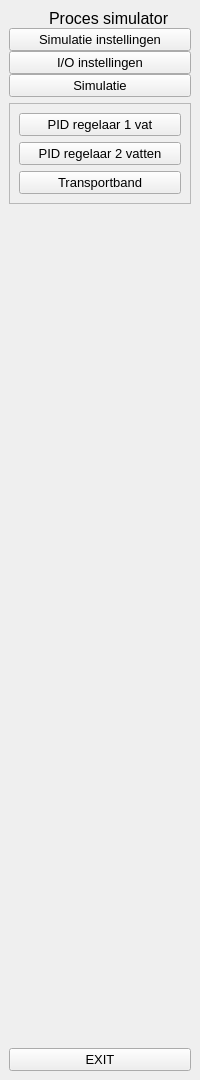
     <widget class="QWidget" name="fullMenuWidget" native="true">
      <layout class="QGridLayout" name="gridLayout_4">
       <property name="leftMargin">
        <number>9</number>
       </property>
       <property name="topMargin">
        <number>9</number>
       </property>
       <property name="rightMargin">
        <number>9</number>
       </property>
       <property name="bottomMargin">
        <number>9</number>
       </property>
       <item row="2" column="0">
        <widget class="QFrame" name="SimulatieOptiesFrame">
         <property name="frameShape">
          <enum>QFrame::StyledPanel</enum>
         </property>
         <property name="frameShadow">
          <enum>QFrame::Raised</enum>
         </property>
         <layout class="QGridLayout" name="gridLayout_2">
          <item row="0" column="0">
           <layout class="QVBoxLayout" name="verticalLayout_6">
            <item>
             <widget class="QPushButton" name="pushButton_1Vat">
              <property name="font">
               <font>
                <pointsize>10</pointsize>
               </font>
              </property>
              <property name="text">
               <string>PID regelaar 1 vat</string>
              </property>
              <property name="icon">
               <iconset resource="Resource.qrc">
                <normaloff>:/icon/media/icon/play-6-32.ico</normaloff>
                <normalon>:/icon/media/icon/play-6-32 blauw.ico</normalon>:/icon/media/icon/play-6-32.ico</iconset>
              </property>
              <property name="iconSize">
               <size>
                <width>20</width>
                <height>20</height>
               </size>
              </property>
              <property name="checkable">
               <bool>true</bool>
              </property>
              <property name="autoExclusive">
               <bool>false</bool>
              </property>
             </widget>
            </item>
            <item>
             <widget class="QPushButton" name="pushButton_2Vatten">
              <property name="font">
               <font>
                <pointsize>10</pointsize>
               </font>
              </property>
              <property name="text">
               <string>PID regelaar 2 vatten</string>
              </property>
              <property name="icon">
               <iconset resource="Resource.qrc">
                <normaloff>:/icon/media/icon/play-6-32.ico</normaloff>
                <normalon>:/icon/media/icon/play-6-32 blauw.ico</normalon>:/icon/media/icon/play-6-32.ico</iconset>
              </property>
              <property name="iconSize">
               <size>
                <width>20</width>
                <height>20</height>
               </size>
              </property>
              <property name="checkable">
               <bool>true</bool>
              </property>
              <property name="autoExclusive">
               <bool>false</bool>
              </property>
             </widget>
            </item>
            <item>
             <widget class="QPushButton" name="pushButton_transportband">
              <property name="font">
               <font>
                <pointsize>10</pointsize>
               </font>
              </property>
              <property name="text">
               <string>Transportband</string>
              </property>
              <property name="icon">
               <iconset resource="Resource.qrc">
                <normaloff>:/icon/media/icon/play-6-32.ico</normaloff>
                <normalon>:/icon/media/icon/play-6-32 blauw.ico</normalon>:/icon/media/icon/play-6-32.ico</iconset>
              </property>
              <property name="iconSize">
               <size>
                <width>20</width>
                <height>20</height>
               </size>
              </property>
              <property name="checkable">
               <bool>true</bool>
              </property>
              <property name="autoExclusive">
               <bool>false</bool>
              </property>
             </widget>
            </item>
           </layout>
          </item>
         </layout>
        </widget>
       </item>
       <item row="4" column="0">
        <widget class="QPushButton" name="pushButton_exit2">
         <property name="font">
          <font>
           <pointsize>10</pointsize>
          </font>
         </property>
         <property name="text">
          <string>EXIT</string>
         </property>
         <property name="icon">
          <iconset resource="Resource.qrc">
           <normaloff>:/icon/media/icon/close-window-64.ico</normaloff>
           <normalon>:/icon/media/icon/close-window-64 blauw.ico</normalon>:/icon/media/icon/close-window-64.ico</iconset>
         </property>
         <property name="iconSize">
          <size>
           <width>20</width>
           <height>20</height>
          </size>
         </property>
         <property name="checkable">
          <bool>false</bool>
         </property>
         <property name="autoExclusive">
          <bool>false</bool>
         </property>
        </widget>
       </item>
       <item row="3" column="0">
        <spacer name="verticalSpacer_2">
         <property name="orientation">
          <enum>Qt::Vertical</enum>
         </property>
         <property name="sizeHint" stdset="0">
          <size>
           <width>20</width>
           <height>838</height>
          </size>
         </property>
        </spacer>
       </item>
       <item row="0" column="0">
        <layout class="QVBoxLayout" name="verticalLayout_2">
         <property name="spacing">
          <number>0</number>
         </property>
         <item>
          <layout class="QHBoxLayout" name="horizontalLayout_5">
           <item>
            <widget class="QLabel" name="logo2">
             <property name="minimumSize">
              <size>
               <width>0</width>
               <height>0</height>
              </size>
             </property>
             <property name="maximumSize">
              <size>
               <width>40</width>
               <height>40</height>
              </size>
             </property>
             <property name="text">
              <string/>
             </property>
             <property name="pixmap">
              <pixmap>icon/simulation.png</pixmap>
             </property>
             <property name="scaledContents">
              <bool>true</bool>
             </property>
            </widget>
           </item>
           <item>
            <widget class="QLabel" name="logoText">
             <property name="font">
              <font>
               <pointsize>12</pointsize>
              </font>
             </property>
             <property name="text">
              <string>Proces simulator</string>
             </property>
            </widget>
           </item>
          </layout>
         </item>
         <item>
          <widget class="QPushButton" name="pushButton_settingsPage2">
           <property name="font">
            <font>
             <pointsize>10</pointsize>
            </font>
           </property>
           <property name="text">
            <string>Simulatie instellingen</string>
           </property>
           <property name="icon">
            <iconset resource="Resource.qrc">
             <normaloff>:/icon/media/icon/settings-5-32.ico</normaloff>
             <normalon>:/icon/media/icon/settings-5-32 blauw.ico</normalon>:/icon/media/icon/settings-5-32.ico</iconset>
           </property>
           <property name="iconSize">
            <size>
             <width>20</width>
             <height>20</height>
            </size>
           </property>
           <property name="checkable">
            <bool>true</bool>
           </property>
           <property name="autoExclusive">
            <bool>true</bool>
           </property>
          </widget>
         </item>
         <item>
          <widget class="QPushButton" name="pushButton_IOPage2">
           <property name="font">
            <font>
             <pointsize>10</pointsize>
            </font>
           </property>
           <property name="text">
            <string>I/O instellingen</string>
           </property>
           <property name="icon">
            <iconset resource="Resource.qrc">
             <normaloff>:/icon/media/icon/settings-12-32.ico</normaloff>
             <normalon>:/icon/media/icon/settings-12-32 blauw.ico</normalon>:/icon/media/icon/settings-12-32.ico</iconset>
           </property>
           <property name="iconSize">
            <size>
             <width>20</width>
             <height>20</height>
            </size>
           </property>
           <property name="checkable">
            <bool>true</bool>
           </property>
           <property name="autoExclusive">
            <bool>true</bool>
           </property>
          </widget>
         </item>
         <item>
          <widget class="QPushButton" name="pushButton_simPage2">
           <property name="font">
            <font>
             <pointsize>10</pointsize>
            </font>
           </property>
           <property name="text">
            <string>Simulatie</string>
           </property>
           <property name="icon">
            <iconset resource="Resource.qrc">
             <normaloff>:/icon/media/icon/play-6-32.ico</normaloff>
             <normalon>:/icon/media/icon/play-6-32 blauw.ico</normalon>:/icon/media/icon/play-6-32.ico</iconset>
           </property>
           <property name="iconSize">
            <size>
             <width>20</width>
             <height>20</height>
            </size>
           </property>
           <property name="checkable">
            <bool>true</bool>
           </property>
           <property name="autoExclusive">
            <bool>false</bool>
           </property>
          </widget>
         </item>
        </layout>
       </item>
      </layout>
     </widget>
